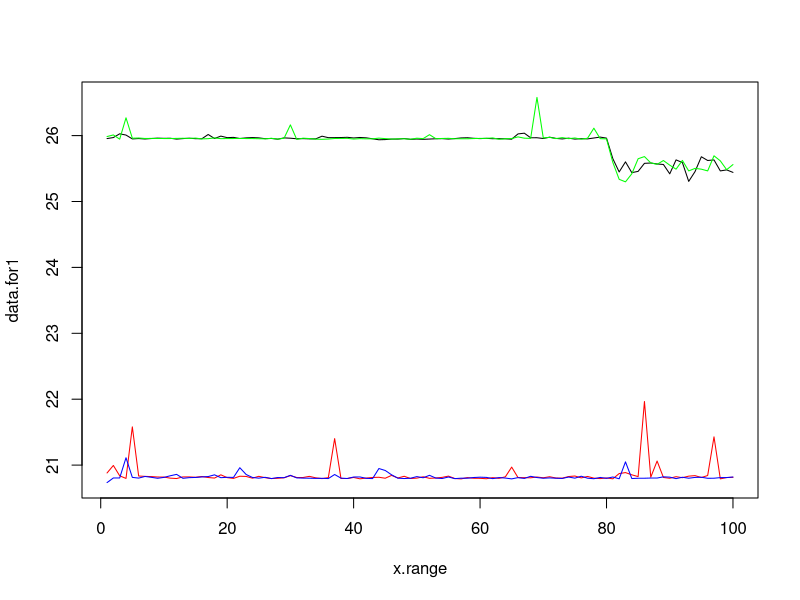

This chart was generated by the following R code:
data.for1 <- read.csv("data/for.data", header=FALSE)$V1
data.for2 <- read.csv("data/for2.data", header=FALSE)$V1
data.while1 <- read.csv("data/while.data", header=FALSE)$V1
data.while2 <- read.csv("data/while2.data", header=FALSE)$V1

x.range <- 1:length(data.for1)
ylim <- c(min(data.for1, data.for2, data.while1, data.while2),
          max(data.for1, data.for2, data.while1, data.while2))

plot(x.range, data.for1, ylim=ylim, type="l")
lines(x.range, data.while2, col="green")

lines(x.range, data.for2, col="red")
lines(x.range, data.while1, col="blue")
